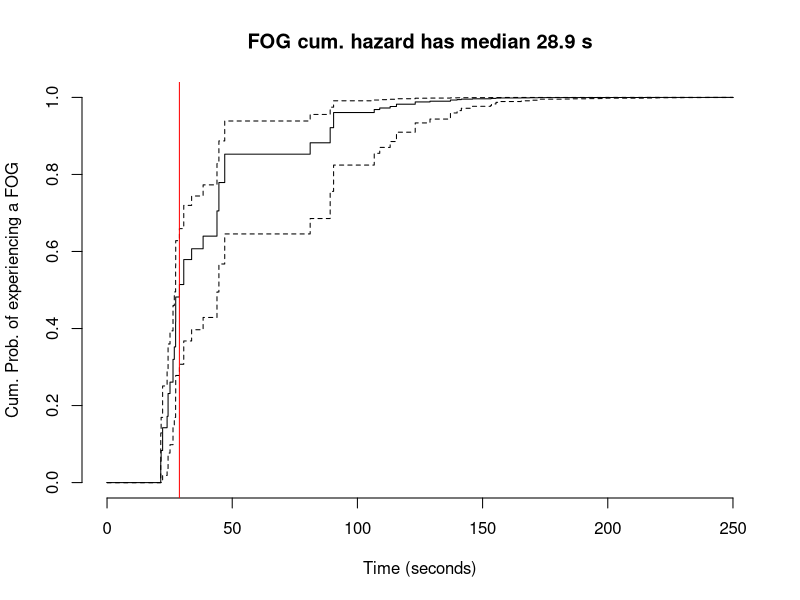
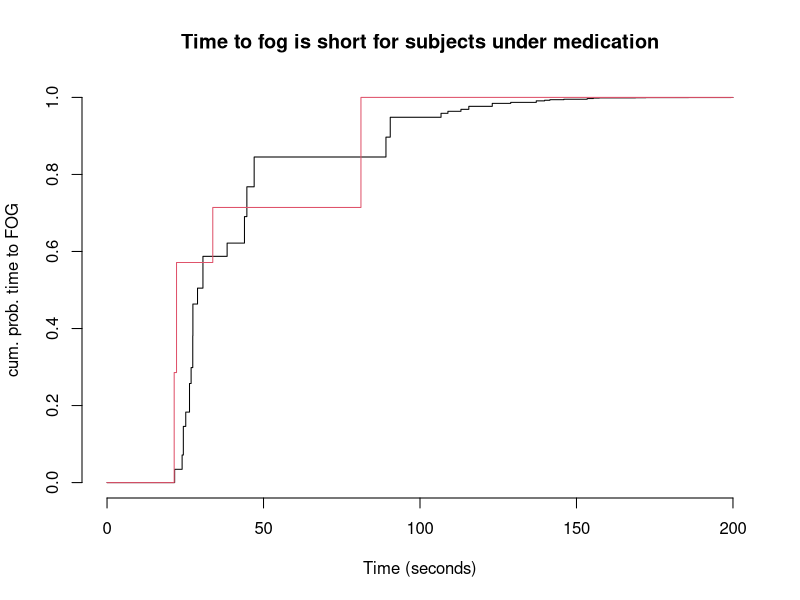
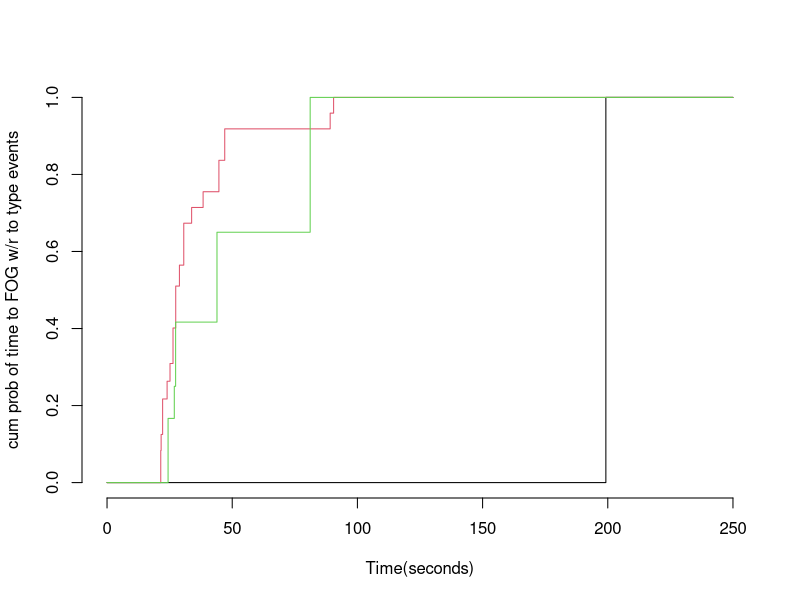
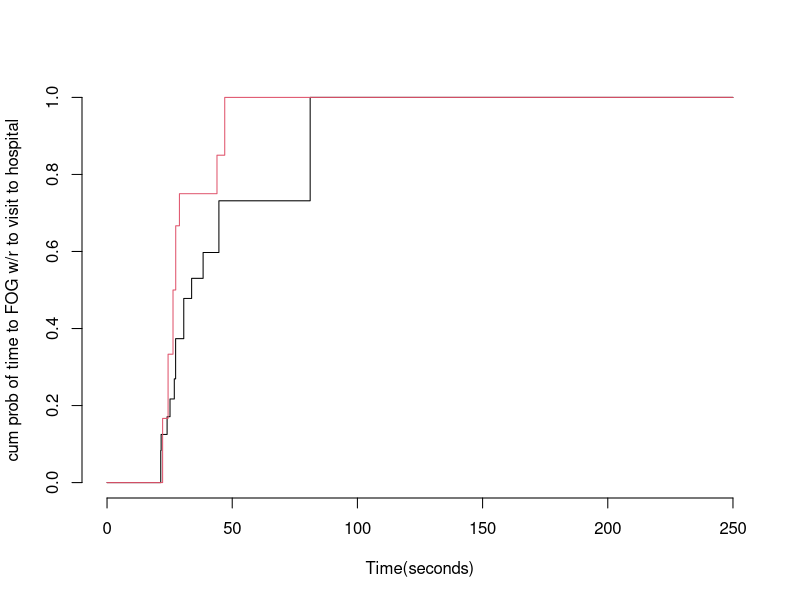

Source code (R) for these figures, in order:
## ---- chunk 1
knitr::opts_chunk$set(echo = FALSE)
## ---- chunk 2
rm(list=ls())
## ---- chunk 3
library(tidyverse)
library(survival)
library(broom)
## ---- chunk 4
# load data from kaggle 
# from CLI kaggle competitions download -c tlvmc-parkinsons-freezing-gait-prediction 
events <- read_csv("events.csv")
subjects <- read_csv("subjects.csv")
tasks <- read_csv("tasks.csv")
#daily_meta <- read_csv("daily_metadata.csv")
defog_meta <- read_csv("defog_metadata.csv")
#tdcsfog_meta <- read_csv("tdcsfog_metadata.csv")
## ---- chunk 5
subjects$Visit=NULL 
## ---- chunk 6
  fog <- inner_join(events,tasks,by="Id") %>% 
  inner_join(defog_meta,by ="Id")  %>% 
  inner_join(subjects,by = "Subject") 
rm(events,tasks,defog_meta,subjects)
## ---- chunk 7
fog <- fog %>% filter(Begin > 0 & End > 0, End >= Completion,Begin < Init ) 

attach(fog)
# events duration
fog["eventsDuration"] <- Completion - Init


# task duration
fog["tasksDuration"] <- End - Begin

# attach fog 
detach(fog)
attach(fog)

## ---- chunk 8
round(mean(is.na(Kinetic)),2)
## ---- chunk 9
fog <- fog %>% 
    filter(!is.na(Kinetic))
cat("\n new table dimension\n")
dim(fog)
## ---- chunk 10
head(fog,3)
## ---- chunk 11
proportion_kinetic <- prop.table(table(Kinetic)) %>% round(2)
## ---- chunk 12
summary(Age)
## ---- chunk 13
(sex_prop_table <- prop.table(table(Sex)) %>% round(2))
## ---- chunk 14
unique(Task)
## ---- chunk 15
length(unique(Visit))
## ---- chunk 16
round(prop.table(table(Visit)),2)
## ---- chunk 17
100*round(prop.table(table(Medication)),4)
## ---- chunk 18
#par(mfrow = c(1,2))
#fit task duration 
#fit_tti <- survfit(Surv(Begin,Init, Kinetic) ~ 1, data = fog)

# fit from begin to end
fit_tte <- survfit(Surv(Begin,End, Kinetic) ~ 1, data = fog)

## ---- chunk 19
# plot fit2
plot(fit_tte,
     fun ="F",
     xlim =c(0,250),
      xlab = "Time (seconds)",
     ylab = "Cum. Prob. of experiencing a FOG", 
     main ="FOG cum. hazard has median 28.9 s",
     frame = F)
abline(v = 28.9, col = "red")
## ---- chunk 20
fit_tte
## ---- chunk 21
# fit
(fit_sex <- survfit(Surv(Begin,End, Kinetic) ~ factor(Sex), data = fog))

## ---- chunk 22
# coxph
coxph_sex <- coxph(Surv(Begin,End, Kinetic) ~ factor(Sex), data = fog)
p <- round(tidy(coxph_sex)$p.value,2)
## ---- chunk 23
fit_Med <- survfit(Surv(Begin,End, Kinetic) ~ factor(Medication), data = fog)
coxph_Med <- coxph(Surv(Begin,End, Kinetic) ~ factor(Medication), data = fog)

# summary fit_medication
p <- round(tidy(coxph_Med)$p.value,2)
## ---- chunk 24
plot(fit_Med, 
     fun = "F",
     col = c(1,2),
     xlim = c(0,200),
     frame = F,
     xlab = "Time (seconds)",
     ylab = "cum. prob. time to FOG",
     main = "Time to fog is short for subjects under medication")
#abline(v = 22.2, col = "blue")
#abline(v = 28.9, col = "green")
# legend()
## ---- chunk 25
fit_task <- survfit(Surv(Begin,End, Kinetic) ~ factor(Task), data = fog)
coxph_task <- coxph(Surv(Begin,End, Kinetic) ~ factor(Task), data = fog)

# summary type 
tidy(coxph_task) |> 
  filter(p.value <= 0.05) |>
  select(term, estimate,p.value)
## ---- chunk 26
fit_Type <- survfit(Surv(Begin,End, Kinetic) ~ factor(Type), data = fog)
coxph_Type <- coxph(Surv(Begin,End, Kinetic) ~ factor(Type), data = fog)

# summary fit_type 
tidy(coxph_Type) |> 
  filter(p.value > 0.05) |>
  select(term, estimate,p.value)
## ---- chunk 27
plot(fit_Type,
     fun ="F",
     xlim =c(0,250),
     frame = F,
     col = c(1,2,3),
     xlab="Time(seconds)",
     ylab = "cum prob of time to FOG w/r to type events"
     )
## ---- chunk 28
(fit_visit <- survfit(Surv(Begin,End, Kinetic) ~ factor(Visit), data = fog))
coxph_visit <- coxph(Surv(Begin,End, Kinetic) ~ factor(Visit), data = fog)

# summary fit_type
tidy(coxph_visit) |> 
  filter(p.value <= 0.05) |>
  select(term, estimate,p.value)
## ---- chunk 29
plot(fit_visit,
     fun ="F",
     col = c(1,2),
     frame = F,
     xlim = c(0,250),
      xlab ="Time(seconds)",
     ylab ="cum prob of time to FOG w/r to visit to hospital")
## ---- chunk 30
(fit_YSDx<- coxph(Surv(Begin,End, Kinetic) ~ YearsSinceDx,
                 data = fog))
coxph_YSDx<- coxph(Surv(Begin,End, Kinetic) ~ YearsSinceDx,
                 data = fog)
p <- round(tidy(coxph_YSDx)$p.value,2)
## ---- chunk 31
fit_mult<- coxph(Surv(Begin,End, Kinetic) ~ (Sex + Age +  Medication  +
                                               Visit + YearsSinceDx),
                 data = fog)
tidy(fit_mult) %>% 
  filter(p.value <= 0.05)
## ---- chunk 32
